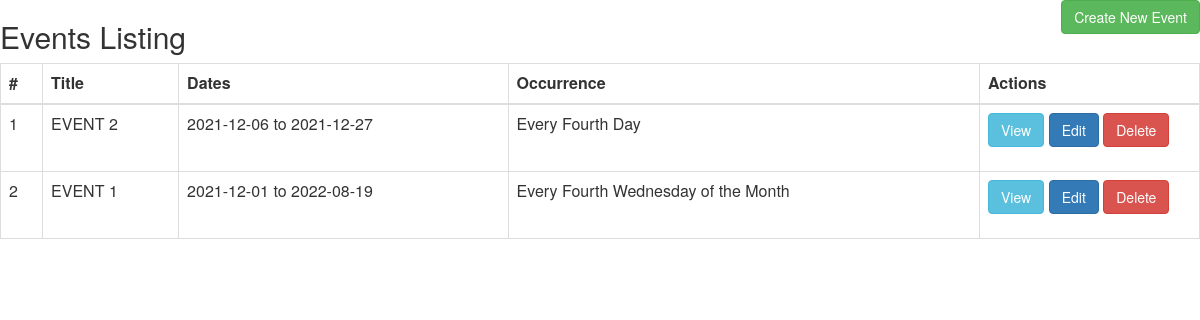
The page / on the database its author committed.
### tables this page shows
CREATE TABLE `event_details` (
  `id` int(11) NOT NULL,
  `title` varchar(255) NOT NULL,
  `start_date` date NOT NULL,
  `end_date` date NOT NULL,
  `repeat_type` enum('1','2') NOT NULL COMMENT '1 - Repeat\r\n2 - Repeat Specific',
  `repeat_every` enum('Every','Every Other','Every Third','Every Fourth') DEFAULT NULL,
  `repeat_on` enum('Day','Week','Month','Year') DEFAULT NULL,
  `repeat_interval` enum('First','Second','Third','Fourth') DEFAULT NULL,
  `repeat_day` enum('sunday','monday','tuesday','wednesday','thursday','friday','saturday') DEFAULT NULL,
  `repeat_month_year` enum('Month','3 Months','4 Months','6 Months','Year') DEFAULT NULL,
  `created_at` timestamp NOT NULL DEFAULT current_timestamp(),
  `updated_at` timestamp NULL DEFAULT NULL ON UPDATE current_timestamp()
);

### application/controllers/Events.php (called while the page is built, shortened)
<?php
class Events extends CI_Controller {
	function __construct() {
        $this->load->library('form_validation');
        $this->load->library('session');
        $this->load->helper('url');
        $this->load->model('Events_model');
    }
	public function index()
	{
        $eventsModel = new Events_model();
        $data['eventsDetails'] = $eventsModel->getEvents();
		$this->load->view('events/index', $data);
	}
}

### index.php (called while the page is built, shortened)
<?php
require_once BASEPATH.'core/CodeIgniter.php';

### application/models/Events_model.php (called while the page is built, shortened)
<?php
Class Events_model extends CI_Model {
    public function getEvents() {
        $query = $this->db->get('event_details');
        return $query->result();
    }
}

### application/views/events/index.php (the view, shortened to what this page needs)
<link href="https://maxcdn.bootstrapcdn.com/bootstrap/3.2.0/css/bootstrap.min.css" rel="stylesheet" type="text/css" />
<div class="row">
    <div class="col-lg-12 margin-tb">
        <div class="pull-left">
            <h2>Events Listing</h2>
        </div>
        <div class="pull-right">
            <a class="btn btn-success" href="<?php echo base_url('events/create') ?>"> Create New Event</a>
        </div>
    </div>
</div>
<table class="table table-bordered">
  <thead>
      <tr>
	  	<th>#</th>
          <th>Title</th>
          <th>Dates</th>
		  <th>Occurrence</th>
          <th width="220px">Actions</th>
      </tr>
  </thead>
  <tbody>
   <?php foreach ($eventsDetails as $key=>$eventsDetail) { ?>
      <tr>
          <td><?php echo $key+1; ?></td>
          <td><?php echo $eventsDetail->title; ?></td>
		  <td><?php echo $eventsDetail->start_date .' to '.$eventsDetail->end_date; ?></td>
		  <td>
			  <?php
			  	if($eventsDetail->repeat_type == '1') {
					echo $eventsDetail->repeat_every .' '.$eventsDetail->repeat_on;
				} else {
					echo 'Every '.$eventsDetail->repeat_interval .' '.ucfirst($eventsDetail->repeat_day). ' of the '.$eventsDetail->repeat_month_year;
				}
				?>
			</td>
      <td>
        <form method="DELETE" action="<?php echo base_url('events/delete/'.$eventsDetail->id);?>">
          <a class="btn btn-info" href="<?php echo base_url('events/view/'.$eventsDetail->id) ?>"> View</a>
         <a class="btn btn-primary" href="<?php echo base_url('events/edit/'.$eventsDetail->id) ?>"> Edit</a>
          <button type="submit" class="btn btn-danger"> Delete</button>
        </form>
      </td>
      </tr>
      <?php } ?>
  </tbody>
</table>

### rows shown on the page
event_details: title "EVENT 2", start_date "2021-12-06", end_date "2021-12-27", repeat_every "Every Fourth", repeat_on "Day"
event_details: title "EVENT 1", start_date "2021-12-01", end_date "2022-08-19", repeat_interval "Fourth", repeat_day "Wednesday", repeat_month_year "Month"
